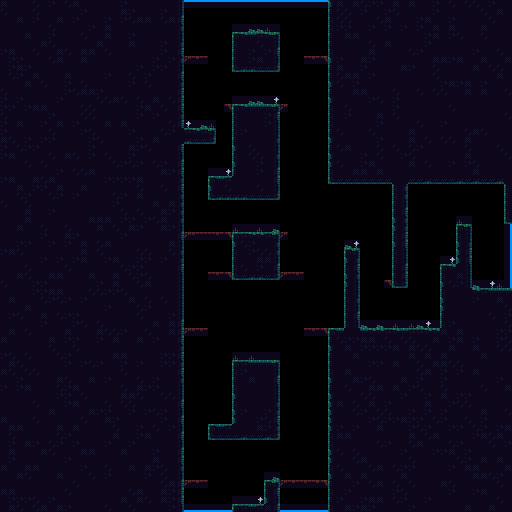

Below is a game level as drawn by its tile map, then a one-line description and the .tmx that defines it (tile-layer data replaced by summaries):
An orthogonal 64x64 tile map with 8x8 px tiles, 2 tile layers (Background, Walls) and 7 objects (2x south, 2x east, 2x north, item).

<map version="1.10" tiledversion="1.11.0" orientation="orthogonal" renderorder="right-down" width="64" height="64" tilewidth="8" tileheight="8" infinite="0" nextlayerid="7" nextobjectid="20">
 <tileset firstgid="1" name="tiles" tilewidth="8" tileheight="8" tilecount="504" columns="24">
  <image source="../Tilesets/tiles.png" width="192" height="168" />
  <tile id="50" probability="0.3" />
  <tile id="51" probability="0.3" />
  <tile id="52" probability="0.3" />
  <tile id="65">
   <properties>
    <property name="nez:isOneWayPlatform" value="true" />
   </properties>
  </tile>
  <tile id="66">
   <properties>
    <property name="nez:isOneWayPlatform" value="true" />
   </properties>
  </tile>
  <tile id="67">
   <properties>
    <property name="nez:isOneWayPlatform" value="true" />
   </properties>
  </tile>
  <tile id="68">
   <properties>
    <property name="nez:isOneWayPlatform" value="true" />
   </properties>
  </tile>
  <tile id="69">
   <properties>
    <property name="nez:isOneWayPlatform" value="true" />
   </properties>
  </tile>
  <wangsets>
   <wangset name="Mixed Set" type="mixed" tile="-1">
    <wangcolor name="Dirt" color="#ff0000" tile="-1" probability="1" />
    <wangtile tileid="25" wangid="1,1,0,0,0,1,1,1" />
    <wangtile tileid="26" wangid="1,1,0,0,0,0,0,1" />
    <wangtile tileid="27" wangid="1,1,0,0,0,0,0,1" />
    <wangtile tileid="28" wangid="1,1,0,0,0,0,0,1" />
    <wangtile tileid="29" wangid="1,1,1,1,0,0,0,1" />
    <wangtile tileid="49" wangid="0,0,0,0,0,1,1,1" />
    <wangtile tileid="53" wangid="0,1,1,1,0,0,0,0" />
    <wangtile tileid="73" wangid="0,0,0,0,0,1,1,1" />
    <wangtile tileid="77" wangid="0,1,1,1,0,0,0,0" />
    <wangtile tileid="97" wangid="0,0,0,0,0,1,1,1" />
    <wangtile tileid="101" wangid="0,1,1,1,0,0,0,0" />
    <wangtile tileid="121" wangid="0,0,0,1,1,1,1,1" />
    <wangtile tileid="122" wangid="0,0,0,1,1,1,0,0" />
    <wangtile tileid="123" wangid="0,0,0,1,1,1,0,0" />
    <wangtile tileid="124" wangid="0,0,0,1,1,1,0,0" />
    <wangtile tileid="125" wangid="0,1,1,1,1,1,0,0" />
   </wangset>
  </wangsets>
 </tileset>
 <layer id="2" name="Background" width="64" height="64">
  <data>[4096 cells, 95 non-empty, 8 distinct tile ids]</data>
 </layer>
 <layer id="1" name="Walls" width="64" height="64">
  <data>[4096 cells, 2918 non-empty, 30 distinct tile ids]</data>
 </layer>
 <objectgroup color="#00ff00" id="3" name="SpawnPoints">
  <object id="1" name="south" x="248" y="496">
   <point />
  </object>
  <object id="2" name="east" x="496" y="280">
   <point />
  </object>
  <object id="4" name="north" x="256" y="24">
   <point />
  </object>
  <object id="5" name="item" x="256" y="224">
   <point />
  </object>
 </objectgroup>
 <objectgroup color="#0055ff" id="5" name="Teleporters">
  <object id="14" name="north" x="184" y="0" width="144" height="1.875" />
  <object id="15" name="east" x="510.188" y="224" width="1.8125" height="64" />
  <object id="16" name="south" x="184" y="510.141" width="48" height="1.85845" />
 </objectgroup>
 <objectgroup color="#ff0000" id="6" name="DangerZones" />
</map>
